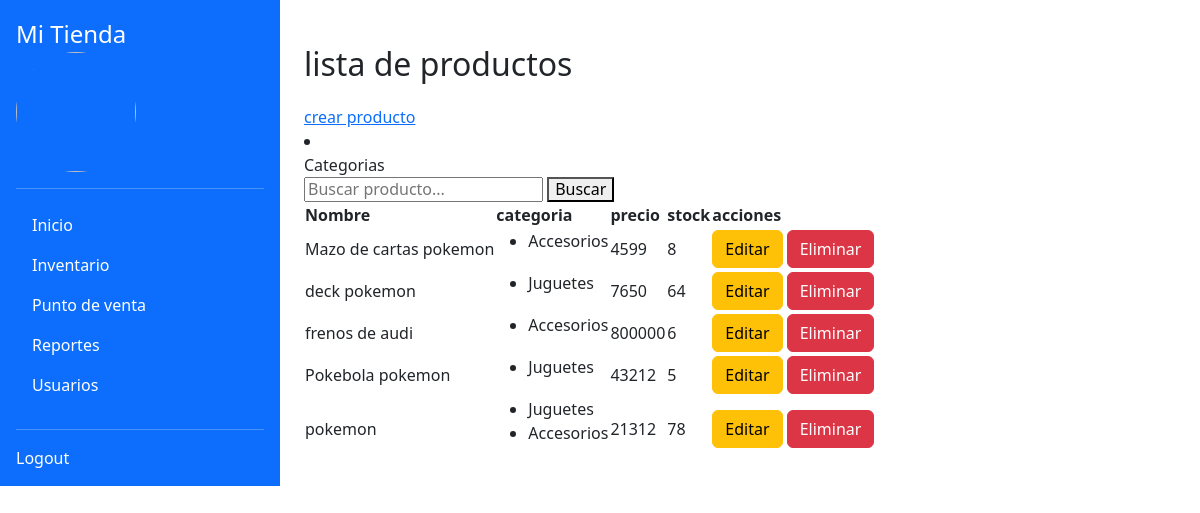
Screenshot of /inventario/buscar/ (signed in) with the database file from the repository.
### tienda/models.py (models this page shows, shortened)
class Producto(models.Model):
    nombre=models.CharField(max_length=254)
    precio=models.IntegerField()
    categoria=models.ManyToManyField(Categoria)
    imagen=models.ImageField(upload_to="productos")

class Categoria(models.Model):
    nombre=models.CharField(max_length=254, unique=True)

class Inventario(models.Model):
    producto = models.OneToOneField(Producto, on_delete=models.CASCADE)
    stock = models.PositiveIntegerField(default=0)

### tienda/views.py (the view)
# urls.py: path('inventario/buscar/', buscar_inventario, name='buscar-inventario'),
def buscar_inventario(request):
    query = request.GET.get('buscar', '').strip()
    productos = Producto.objects.filter(nombre__icontains=query) if query else Producto.objects.all()
    return render(request, 'tienda/inventario/inventario_list.html', {
        'productos': productos,
        'query': query
    })

### tienda/templates/tienda/inventario/inventario_list.html
{% extends 'tienda/base.html' %}
{%block content %}
    <h1>lista de productos</h1>
    <a href="{% url 'producto-create' %}">crear producto</a>
    <li class="nav-item">
              <a class="nav-link" href="{% url 'categoria-list' %}">Categorias</a>
    </li>
    <form method="get" action="{% url 'buscar-inventario' %}">
        <input type="text" name="buscar" value="{{ query }}" placeholder="Buscar producto...">
        <button type="submit">Buscar</button>
    </form>
    <table>
        <thead>
            <tr>
                <th>Nombre</th>
                <th>categoria</th>
                <th>precio</th>
                <th>stock</th>
                <th>acciones</th>
            </tr>
        </thead>
        <tbody>
            {% for i in productos %}
            <tr>
                <td>{{ i.nombre }}</td>
                <td>
                    <ul>
                    {% for c in i.categoria.all %}
                        <li>{{ c.nombre }}</li>
                    {% empty %}
                        <li>n/a</li>
                    {% endfor %}
                    </ul>
                </td>
                <td>{{ i.precio }}</td>
                <td>
                    {% if i.inventario %}
                        {{ i.inventario.stock }}
                    {% else %}
                        0
                    {% endif %}
                </td>
                <td>
                    <a href="{% url 'producto-update' i.id %}" class="btn btn-warning">Editar</a>
                    <a href="{% url 'producto-delete' i.id %}" class="btn btn-danger">Eliminar</a>
                </td>
            </tr>
            {% endfor %}
        </tbody>
    </table>
{% endblock content %}

### rows the page displays
Producto: nombre "Mazo de cartas pokemon", precio "4599", inventario.stock "8"
Categoria: nombre "Accesorios"
Producto: nombre "deck pokemon", precio "7650", inventario.stock "64"
Categoria: nombre "Juguetes"
Producto: nombre "frenos de audi", precio "800000", inventario.stock "6"
Producto: nombre "Pokebola pokemon", precio "43212", inventario.stock "5"
Producto: nombre "pokemon", precio "21312", inventario.stock "78"
